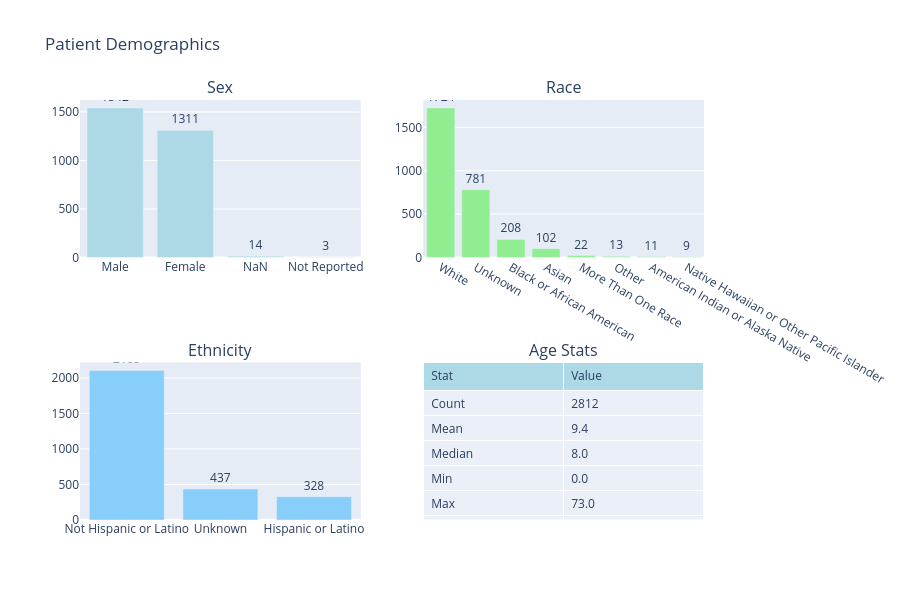

This figure's notebook cell:
### Code cell
# Step 2: Patient Demographics -- Age distribution, sex balance, race/ethnicity makeup.
fig2 = make_subplots(rows=2,cols=2,subplot_titles=('Sex','Race','Ethnicity','Age Stats'),specs=[[{'type':'bar'},{'type':'bar'}],[{'type':'bar'},{'type':'table'}]])
sc = df['SEX'].fillna('NaN').value_counts()
fig2.add_trace(go.Bar(x=sc.index,y=sc.values,marker_color='lightblue',text=sc.values,textposition='outside',showlegend=False),row=1,col=1)
rc = df['RACE'].value_counts()
fig2.add_trace(go.Bar(x=rc.index,y=rc.values,marker_color='lightgreen',text=rc.values,textposition='outside',showlegend=False),row=1,col=2)
ec = df['ETHNICITY'].value_counts()
fig2.add_trace(go.Bar(x=ec.index,y=ec.values,marker_color='lightskyblue',text=ec.values,textposition='outside',showlegend=False),row=2,col=1)
ac = df['AGE'].dropna()
tbl = pd.DataFrame([['Count',str(len(ac))],['Mean',f'{ac.mean():.1f}'],['Median',f'{ac.median():.1f}'],['Min',f'{ac.min():.1f}'],['Max',f'{ac.max():.1f}'],['Missing',str(df['AGE'].isna().sum())]],columns=['Stat','Value'])
fig2.add_trace(go.Table(header=dict(values=['Stat','Value'],fill_color='lightblue',align='left'),cells=dict(values=[tbl['Stat'],tbl['Value']],align='left',height=25)),row=2,col=2)
fig2.update_layout(height=600,title='Patient Demographics')
fig2.show()

### Figure 1 — Plotly figure (JSON) as saved in the notebook; plotly's stock layout.template omitted (floating-point values rounded to 4 significant figures)
{"data": [{"marker": {"color": "lightblue"}, "showlegend": false, "text": [1542.0, 1311.0, 14.0, 3.0], "textposition": "outside", "type": "bar", "x": ["Male", "Female", "NaN", "Not Reported"], "xaxis": "x", "y": [1542, 1311, 14, 3], "yaxis": "y"}, {"marker": {"color": "lightgreen"}, "showlegend": false, "text": [1724.0, 781.0, 208.0, 102.0, 22.0, 13.0, 11.0, 9.0], "textposition": "outside", "type": "bar", "x": ["White", "Unknown", "Black or African American", "Asian", "More Than One Race", "Other", "American Indian or Alaska Native", "Native Hawaiian or Other Pacific Islander"], "xaxis": "x2", "y": [1724, 781, 208, 102, 22, 13, 11, 9], "yaxis": "y2"}, {"marker": {"color": "lightskyblue"}, "showlegend": false, "text": [2105.0, 437.0, 328.0], "textposition": "outside", "type": "bar", "x": ["Not Hispanic or Latino", "Unknown", "Hispanic or Latino"], "xaxis": "x3", "y": [2105, 437, 328], "yaxis": "y3"}, {"cells": {"align": "left", "height": 25, "values": [["Count", "Mean", "Median", "Min", "Max", "Missing"], ["2812", "9.4", "8.0", "0.0", "73.0", "58"]]}, "domain": {"x": [0.55, 1], "y": [0, 0.375]}, "header": {"align": "left", "fill": {"color": "lightblue"}, "values": ["Stat", "Value"]}, "type": "table"}], "layout": {"annotations": [{"font": {"size": 16}, "showarrow": false, "text": "Sex", "x": 0.225, "xanchor": "center", "xref": "paper", "y": 1, "yanchor": "bottom", "yref": "paper"}, {"font": {"size": 16}, "showarrow": false, "text": "Race", "x": 0.775, "xanchor": "center", "xref": "paper", "y": 1, "yanchor": "bottom", "yref": "paper"}, {"font": {"size": 16}, "showarrow": false, "text": "Ethnicity", "x": 0.225, "xanchor": "center", "xref": "paper", "y": 0.375, "yanchor": "bottom", "yref": "paper"}, {"font": {"size": 16}, "showarrow": false, "text": "Age Stats", "x": 0.775, "xanchor": "center", "xref": "paper", "y": 0.375, "yanchor": "bottom", "yref": "paper"}], "height": 600, "title": {"text": "Patient Demographics"}, "xaxis": {"anchor": "y", "domain": [0, 0.45]}, "xaxis2": {"anchor": "y2", "domain": [0.55, 1]}, "xaxis3": {"anchor": "y3", "domain": [0, 0.45]}, "yaxis": {"anchor": "x", "domain": [0.625, 1]}, "yaxis2": {"anchor": "x2", "domain": [0.625, 1]}, "yaxis3": {"anchor": "x3", "domain": [0, 0.375]}}}
